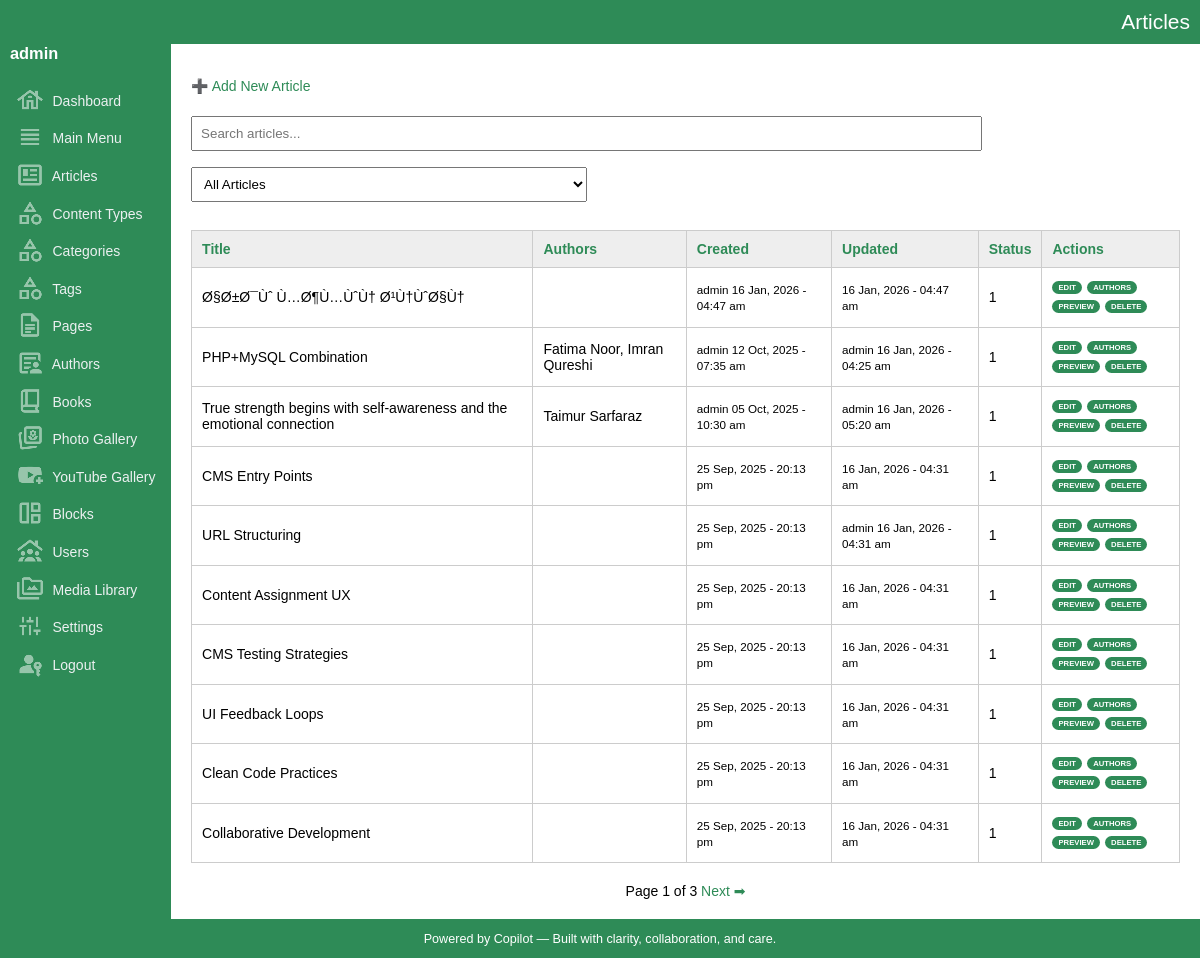
The page /admin/articles/list.php (signed in) on the database its author committed.
### tables this page shows
CREATE TABLE IF NOT EXISTS `articles` (
  `key_articles` int(10) UNSIGNED NOT NULL AUTO_INCREMENT,
  `key_media_banner` int(10) UNSIGNED DEFAULT '0',
  `document_code` varchar(50) NOT NULL DEFAULT '',
  `title` varchar(300) NOT NULL DEFAULT '',
  `title_sub` varchar(300) NOT NULL DEFAULT '',
  `article_snippet` varchar(1000) NOT NULL DEFAULT '',
  `article_content` mediumtext NOT NULL,
  `content_type` varchar(300) NOT NULL DEFAULT '',
  `content_direction` varchar(50) NOT NULL DEFAULT 'ltr',
  `book_indent_level` tinyint(4) NOT NULL DEFAULT '0',
  `url` varchar(200) NOT NULL DEFAULT '',
  `banner_image_url` varchar(2000) DEFAULT '',
  `sort` smallint(6) NOT NULL DEFAULT '0',
  `entry_date_time` datetime NOT NULL DEFAULT CURRENT_TIMESTAMP,
  `update_date_time` datetime NOT NULL DEFAULT CURRENT_TIMESTAMP ON UPDATE CURRENT_TIMESTAMP,
  `created_by` int(10) UNSIGNED DEFAULT NULL,
  `updated_by` int(10) UNSIGNED DEFAULT NULL,
  `is_featured` tinyint(1) NOT NULL DEFAULT '0',
  `show_on_home` tinyint(1) NOT NULL DEFAULT '1',
  `show_in_listing` tinyint(1) NOT NULL DEFAULT '1',
  `is_active` tinyint(1) DEFAULT '1',
  PRIMARY KEY (`key_articles`),
  KEY `fk_articles_media` (`key_media_banner`),
  KEY `entry_date_time` (`entry_date_time`),
  KEY `update_date_time` (`update_date_time`),
  KEY `is_active` (`is_active`),
  KEY `is_featured` (`is_featured`),
  KEY `document_code` (`document_code`)
);

CREATE TABLE IF NOT EXISTS `users` (
  `key_user` int(10) UNSIGNED NOT NULL AUTO_INCREMENT,
  `key_media_banner` int(10) UNSIGNED NOT NULL,
  `name` varchar(200) NOT NULL DEFAULT '',
  `username` varchar(100) NOT NULL,
  `password_hash` varchar(255) NOT NULL,
  `email` varchar(200) DEFAULT NULL,
  `role` enum('admin','editor','viewer') DEFAULT 'viewer',
  `is_active` tinyint(1) DEFAULT '1',
  `entry_date_time` datetime DEFAULT CURRENT_TIMESTAMP,
  `update_date_time` datetime DEFAULT CURRENT_TIMESTAMP ON UPDATE CURRENT_TIMESTAMP,
  `phone` varchar(20) DEFAULT NULL,
  `address` text,
  `city` varchar(100) DEFAULT NULL,
  `state` varchar(100) DEFAULT NULL,
  `country` varchar(100) DEFAULT NULL,
  `description` text,
  `url` varchar(200) DEFAULT NULL,
  `banner_image_url` varchar(2000) NOT NULL,
  PRIMARY KEY (`key_user`),
  UNIQUE KEY `username` (`username`)
);

### admin/articles/list.php (the view, shortened to what this page needs)
<?php
include_once('../../dbconnection.php');
include_once('../functions.php');
include_once('../layout.php');
?>
<p><a href="#" onclick="openModal()">➕ Add New Article</a></p>
<form method="get">
    <input type="text" name="q" placeholder="Search articles..." value="<?= htmlspecialchars($_GET['q'] ?? '') ?>">
    <select name="filter" onchange="this.form.submit()">
        <option value="">All Articles</option>
    </select>
</form>
<table>
	<thead>
		<tr>
			<th><?= sortLink('Title', 'title', $_GET['sort'] ?? '', $_GET['dir'] ?? '') ?></th>
			<th>Authors</th>
			<th><?= sortLink('Created', 'entry_date_time', $_GET['sort'] ?? '', $_GET['dir'] ?? '') ?></th>
			<th><?= sortLink('Updated', 'update_date_time', $_GET['sort'] ?? '', $_GET['dir'] ?? '') ?></th>
			<th><?= sortLink('Status', 'is_active', $_GET['sort'] ?? '', $_GET['dir'] ?? '') ?></th>
			<th>Actions</th>
		</tr>
	</thead>
	<tbody>
	<?php
	$limit = 10;
	$page = isset($_GET['page']) ? max(1, intval($_GET['page'])) : 1;
	$offset = ($page - 1) * $limit;
	$q = $_GET['q'] ?? '';
	$q = $conn->real_escape_string($q);
	$sort = $_GET['sort'] ?? 'entry_date_time';
	$dir = $_GET['dir'] ?? 'desc';
	$sql = "SELECT key_articles, title, article_snippet, entry_date_time, update_date_time, is_active
			FROM articles";
	$filter = $_GET['filter'] ?? '';
	$sql .= " ORDER BY $sort $dir LIMIT $limit OFFSET $offset";
	$result = $conn->query($sql);
	while ($row = $result->fetch_assoc()) {
		$keyArticles = $row['key_articles'];
		$createdUpdated = $conn->query("SELECT
			a.key_articles,
			u1.username AS creator,
			u2.username AS updater
			FROM articles a
			LEFT JOIN users u1 ON a.created_by = u1.key_user
			LEFT JOIN users u2 ON a.updated_by = u2.key_user
			WHERE key_articles = $keyArticles")->fetch_assoc();
		$authRes = $conn->query("SELECT a.name FROM authors a JOIN article_authors aa ON a.key_authors = aa.key_authors WHERE aa.key_articles = $keyArticles");
		$authorNames = [];
		while ($a = $authRes->fetch_assoc()) {
		  $authorNames[] = $a['name'];
		}
		$authorDisplay = implode(', ', $authorNames);
		$date_created = date_format(date_create($row["entry_date_time"]), "d M, Y - H:i a");
		$date_updated = date_format(date_create($row["update_date_time"]), "d M, Y - H:i a");
		echo "<tr>
		<td>{$row['title']}</td>
		<td>" . htmlspecialchars($authorDisplay) . "</td>
		<td><small>{$createdUpdated['creator']} $date_created</small></td>
		<td><small>{$createdUpdated['updater']} $date_updated</small></td>
		<td>{$row['is_active']}</td>
		<td class='record-action-links'>
		  <a href='#' onclick='editItem({$row['key_articles']}, \"get_article.php\", [\"content_direction\",\"title\",\"title_sub\",\"article_snippet\",\"article_content\",\"url\",\"book_indent_level\",\"banner_image_url\",\"key_media_banner\",\"sort\",\"entry_date_time\",\"update_date_time\",\"is_featured\",\"show_in_listing\",\"show_on_home\",\"is_active\"])'>Edit</a>
		  <a href='#' onclick='openAuthorModal({$row['key_articles']},\"{$row['title']}\")'>Authors</a>
		  <a href='preview.php?id={$row['key_articles']}' target='_blank'>Preview</a>
		  <a href='delete.php?id={$row['key_articles']}' onclick='return confirm(\"Delete this article?\")'>Delete</a>
		</td>
		</tr>";
	}
	$countSql = "SELECT COUNT(*) AS total FROM articles";
	$countResult = $conn->query($countSql);
	$totalArticles = $countResult->fetch_assoc()['total'];
	$totalPages = ceil($totalArticles / $limit);
	?>
	</tbody>
</table>
<div id="pager">
	Page <?php echo $page; ?> of <?php echo $totalPages; ?>
	<?php if ($page < $totalPages): ?>
	<a href="?page=<?php echo $page + 1; ?>&q=<?php echo urlencode($q); ?>&sort=<?php echo urlencode($sort); ?>&dir=<?php echo urlencode($dir)?>&filter=<?php echo urlencode($filter); ?>">Next ➡</a>
	<?php endif; ?>
</div>

### admin/assets/css/style.css (style rules this page uses)
body { margin:0; font-family:Arial, sans-serif; font-size:14px; }
a { color:seagreen; text-decoration:none; }
table { width:100%; border-collapse:collapse; margin-top:20px; }
table th, table td { padding:10px; border:1px solid #ccc; text-align:left; }
table th { background:#eee; color:seagreen; }
form select, form input[type="number"], #username, #password { width:40%; padding:8px; margin:8px 0; box-sizing:border-box; }
form input[type="text"], form input[type="url"], form input[type="tel"], form input[type="email"] { width:80%; padding:8px; margin:8px 0; box-sizing:border-box; }
.record-action-links { text-transform:uppercase; font-size:.55em; font-weight:bold; word-spacing:3px; line-height:250%; max-width:150px; }
.record-action-links a { background-color:seagreen; color:#FFF; border-radius:30px; padding:2px 6px 2px 6px; }
#pager { margin-top:20px; text-align:center; }

### rows shown on the page
articles: title "Ø§Ø±Ø¯Ùˆ Ù…Ø¶Ù…ÙˆÙ† Ø¹Ù†ÙˆØ§Ù†", users.username "admin", entry_date_time "16 Jan, 2026 - 04:47 am", update_date_time "16 Jan, 2026 - 04:47 am", is_active "1"
articles: title "PHP+MySQL Combination", authorDisplay "Fatima Noor, Imran Qureshi", users.username "admin", entry_date_time "12 Oct, 2025 - 07:35 am", update_date_time "16 Jan, 2026 - 04:25 am", is_active "1"
articles: title "True strength begins with self-awareness and the emotional connection", authorDisplay "Taimur Sarfaraz", users.username "admin", entry_date_time "05 Oct, 2025 - 10:30 am", update_date_time "16 Jan, 2026 - 05:20 am", is_active "1"
articles: title "CMS Entry Points", entry_date_time "25 Sep, 2025 - 20:13 pm", update_date_time "16 Jan, 2026 - 04:31 am", is_active "1"
articles: title "URL Structuring", entry_date_time "25 Sep, 2025 - 20:13 pm", users.username "admin", update_date_time "16 Jan, 2026 - 04:31 am", is_active "1"
articles: title "Content Assignment UX", entry_date_time "25 Sep, 2025 - 20:13 pm", update_date_time "16 Jan, 2026 - 04:31 am", is_active "1"
articles: title "CMS Testing Strategies", entry_date_time "25 Sep, 2025 - 20:13 pm", update_date_time "16 Jan, 2026 - 04:31 am", is_active "1"
articles: title "UI Feedback Loops", entry_date_time "25 Sep, 2025 - 20:13 pm", update_date_time "16 Jan, 2026 - 04:31 am", is_active "1"
articles: title "Clean Code Practices", entry_date_time "25 Sep, 2025 - 20:13 pm", update_date_time "16 Jan, 2026 - 04:31 am", is_active "1"
articles: title "Collaborative Development", entry_date_time "25 Sep, 2025 - 20:13 pm", update_date_time "16 Jan, 2026 - 04:31 am", is_active "1"

### other values the page prints
$title "Articles"
$username "admin"
$label "Title Created Updated Status"
$page "1"
$totalPages "3"
